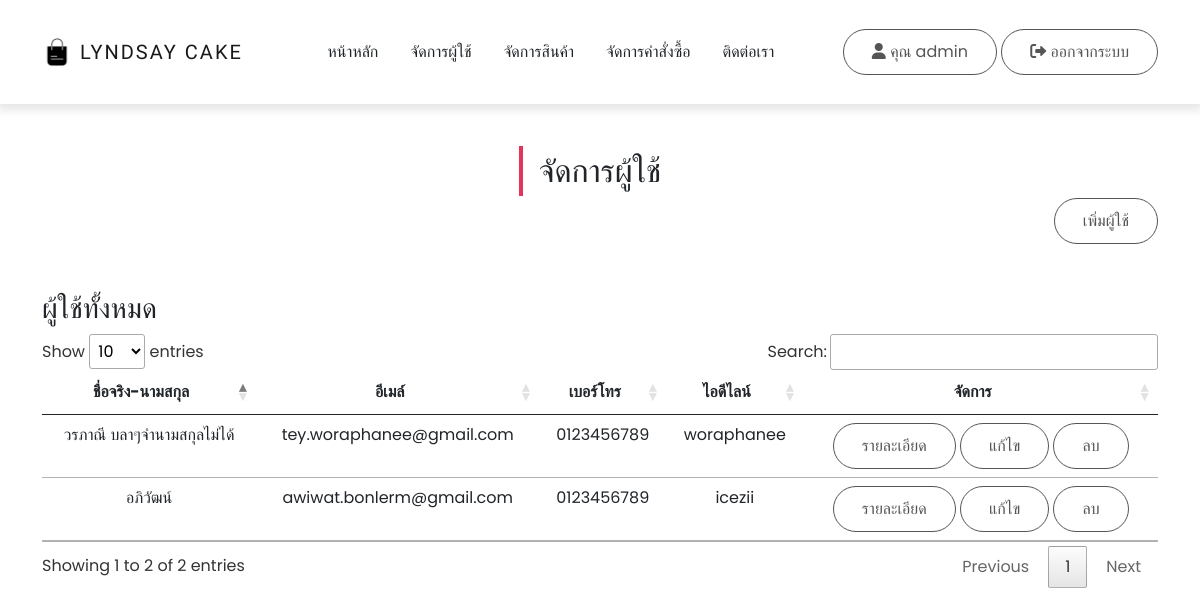
The app's page /admin/userController.php (signed in), older data.
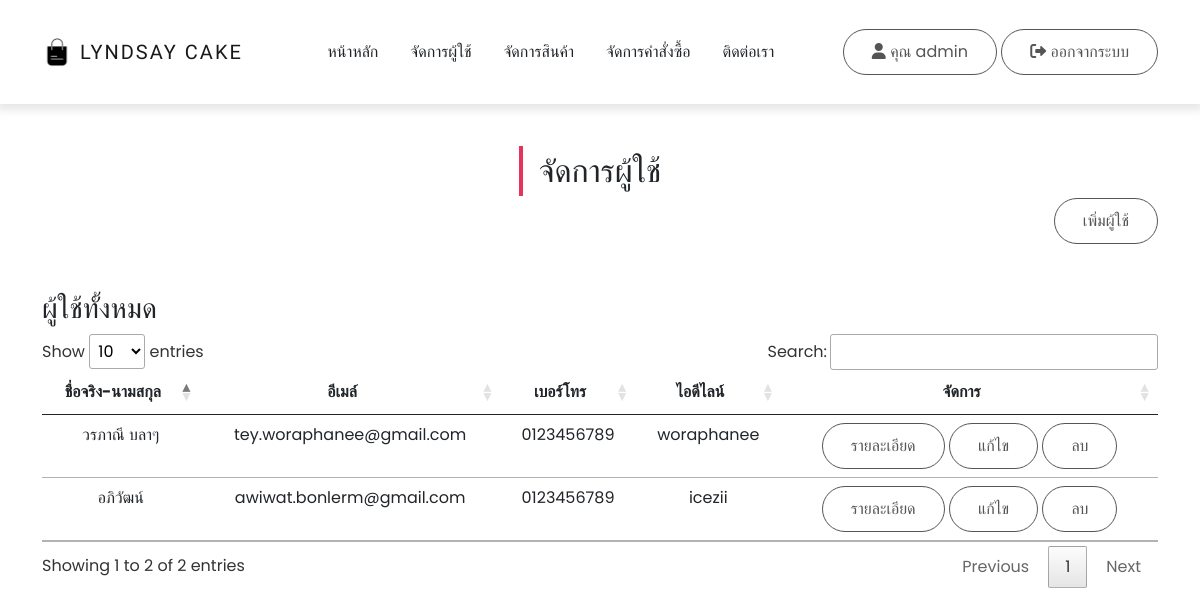
The same page, newer data.
### tables this page shows
CREATE TABLE `users` (
  `user_id` int(11) NOT NULL,
  `user_name` varchar(255) NOT NULL,
  `user_pass` varchar(255) NOT NULL,
  `user_fullname` varchar(255) NOT NULL,
  `user_email` varchar(255) NOT NULL,
  `user_lineid` varchar(255) NOT NULL,
  `user_phone` varchar(10) NOT NULL
);

### admin/userController.php (the view, shortened to what this page needs)
<?php
include_once('../system/config.php');
?>
<!DOCTYPE html>
<html lang="en">
<head>
  <link rel="stylesheet" href="../css/bootstrap.min.css">
  <link rel="stylesheet" href="../css/all.min.css">
  <link rel="stylesheet" href="../css/fontawesome.min.css">
  <link rel="stylesheet" href="../css/jquery.dataTables.min.css">
  <link rel="stylesheet" href="../css/main.css">
</head>
<body>
  <?php include('includes/navbar.inc.php'); ?>
  <section id="section" class="py-5">
    <div class="container">
      <div class="title text-center">
        <h2 class="position-relative d-inline-block">จัดการผู้ใช้</h2>
      </div>
      <div class="text-end">
        <a href="userController.php?btnAddUser=btnAddUser" class="btn btn-success">เพิ่มผู้ใช้</a>
      </div>
    </div>
  </section>
  <div class="container">
    <h3>ผู้ใช้ทั้งหมด</h3>
    <table class="table table-hover" id="myTable">
      <thead>
        <tr>
          <th class="text-center">ชื่อจริง-นามสกุล</th>
          <th class="text-center">อีเมล์</th>
          <th class="text-center">เบอร์โทร</th>
          <th class="text-center">ไอดีไลน์</th>
          <th class="text-center">จัดการ</th>
        </tr>
      </thead>
      <tbody>
        <?php
        $list_user_sql = "SELECT * FROM `users` ORDER BY `user_id` DESC";
        $list_user_query = mysqli_query($conn, $list_user_sql);
        while($list_user_row = mysqli_fetch_array($list_user_query)) {
        ?>
        <tr class="text-center">
          <td><?= $list_user_row['user_fullname']; ?></td>
          <td><?= $list_user_row['user_email']; ?></td>
          <td><?= $list_user_row['user_phone']; ?></td>
          <td><?= $list_user_row['user_lineid']; ?></td>
          <td>
            <a href="userController.php?detail=<?= $list_user_row['user_id']; ?>" class="btn btn-primary">รายละเอียด</a>
            <a href="userController.php?edit=<?= $list_user_row['user_id']; ?>" class="btn btn-primary">แก้ไข</a>
            <a href="userController.php?delete=<?= $list_user_row['user_id']; ?>" class="btn btn-primary">ลบ</a>
          </td>
        </tr>
        <?php } ?>
      </tbody>
    </table>
  </div>
</body>
</html>

### admin/includes/navbar.inc.php (shortened to what this page needs)
<nav class = "navbar navbar-expand-lg navbar-light bg-white py-4">
    <div class = "container">
        <a class = "navbar-brand d-flex justify-content-between align-items-center order-lg-0" href = "index.html">
            <img src = "../img/content/shopping-bag-icon.png" alt = "site icon">
            <span class = "text-uppercase fw-lighter ms-2">Lyndsay Cake</span>
        </a>
        <div class = "order-lg-2 nav-btns">
            <a href="#" class="btn position-relative">
              <i class="fa-solid fa-user"></i> คุณ <?= $_SESSION['admin']; ?>
            </a>
            <a href="logout.php" class="btn position-relative">
            <i class="fa-solid fa-right-from-bracket"></i> ออกจากระบบ
            </a>
        </div>
        <div class = "collapse navbar-collapse order-lg-1" id = "navMenu">
            <ul class = "navbar-nav mx-auto text-center">
                <li class = "nav-item px-2 py-2">
                    <a class = "nav-link text-uppercase text-dark" href = "index.php">หน้าหลัก</a>
                </li>
                <li class = "nav-item px-2 py-2">
                    <a class = "nav-link text-uppercase text-dark" href = "userController.php">จัดการผู้ใช้</a>
                </li>
                <li class = "nav-item px-2 py-2">
                    <a class = "nav-link text-uppercase text-dark" href = "productController.php">จัดการสินค้า</a>
                </li>
                <li class = "nav-item px-2 py-2">
                    <a class = "nav-link text-uppercase text-dark" href = "orderController.php">จัดการคำสั่งซื้อ</a>
                </li>
                <li class = "nav-item px-2 py-2">
                    <a class = "nav-link text-uppercase text-dark" href = "contact.php">ติดต่อเรา</a>
                </li>
            </ul>
        </div>
    </div>
  </nav>

### css/main.css (style rules this page uses)
:root { --lg-font: 'Kaisei Tokumin', serif; --sm-font: 'Poppins', sans-serif; --pink: #e5345b; }
body { font-family: var(--sm-font); }
.btn:not(.nav-btns button) { background-color: #fff; color: rgb(85, 85, 85); padding: 10px 28px; border-radius: 25px; border: 1px solid rgb(85, 85, 85); }
.navbar { -webkit-box-shadow: 0 3px 9px 3px rgba(0, 0, 0, 0.1); box-shadow: 0 3px 9px 3px rgba(0, 0, 0, 0.1); }
.navbar-brand img { width: 30px; }
.navbar-brand span { letter-spacing: 2px; font-family: var(--lg-font); }
.nav-item { border-bottom: 0.5px solid rgba(0, 0, 0, 0.05); }
.title h2::before { position: absolute; content: ""; width: 4px; height: 50px; background-color: var(--pink); left: -20px; top: 50%; -webkit-transform: translateY(-50%); -ms-transform: translateY(-50%); transform: translateY(-50%); }
@media (min-width: 992px) { .nav-item { border-bottom: none; } }

Row changes from the older to the newer data that the page shows:
changed users "tey.woraphanee@gmail.com": user_fullname "วรภาณี บลาๆจำนามสกุลไม่ได้" → "วรภาณี บลาๆ"
